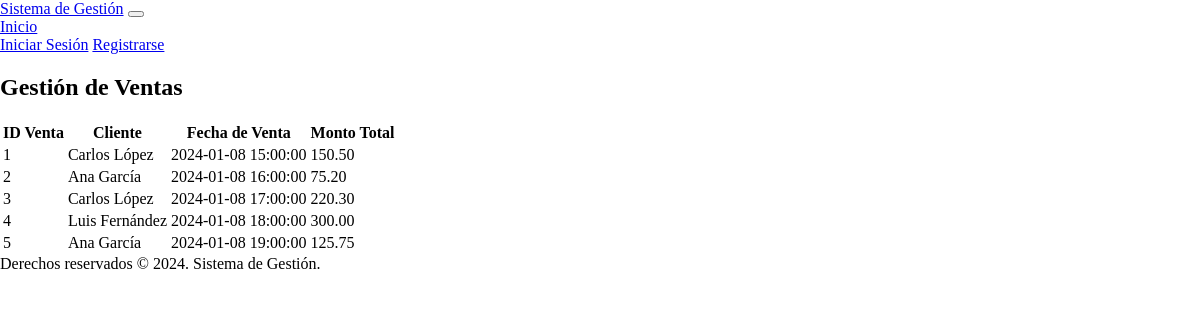
The page /gestion_ventas.php on the database its author committed.
### tables this page shows
CREATE TABLE Ventas (
    id_venta INT AUTO_INCREMENT PRIMARY KEY,
    id_cliente INT,
    fecha_venta DATETIME,
    monto_total DECIMAL(10, 2),
    FOREIGN KEY (id_cliente) REFERENCES Usuarios(id_usuario)
);

CREATE TABLE Usuarios (
    id_usuario INT AUTO_INCREMENT PRIMARY KEY,
    nombre VARCHAR(100),
    correo_electronico VARCHAR(100) UNIQUE,
    contrasena VARCHAR(255),
    rol ENUM('Administrador', 'Usuario', 'Empleado'),
    estado ENUM('Activo', 'Inactivo'),
    fecha_creacion DATETIME
);

### gestion_ventas.php (the view, shortened to what this page needs)
<?php
include('header.php');
require_once 'config.php';
$user_role = $_SESSION['user_role'] ?? null;
$can_view_details = ($user_role == 'Empleado' || $user_role == 'Administrador');
$sql = "SELECT V.id_venta, U.nombre AS cliente, V.fecha_venta, V.monto_total FROM Ventas V JOIN Usuarios U ON V.id_cliente = U.id_usuario";
$result = $conn->query($sql);
?>
<div class="container mt-5">
    <h2>Gestión de Ventas</h2>
    <table class="table table-bordered">
        <thead>
            <tr>
                <th>ID Venta</th>
                <th>Cliente</th>
                <th>Fecha de Venta</th>
                <th>Monto Total</th>
            </tr>
        </thead>
        <tbody>
            <?php if ($result->num_rows > 0): ?>
                <?php while($row = $result->fetch_assoc()): ?>
                    <tr>
                        <td><?php echo $row['id_venta']; ?></td>
                        <td><?php echo $row['cliente']; ?></td>
                        <td><?php echo $row['fecha_venta']; ?></td>
                        <td><?php echo $row['monto_total']; ?></td>
                    </tr>
                <?php endwhile; ?>
            <?php else: ?>
                <tr>
                    <td colspan="<?php echo $can_view_details ? 5 : 4; ?>" class="text-center">No se encontraron ventas registradas.</td>
                </tr>
            <?php endif; ?>
        </tbody>
    </table>
</div>
<?php
include('footer.php');
?>

### index.css (style rules this page uses)
html, body { height: 100%; margin: 0; display: flex; flex-direction: column; }

### rows shown on the page
ventas: id_venta "1", id_cliente.nombre "Carlos López", fecha_venta "2024-01-08 15:00:00", monto_total "150.50"
ventas: id_venta "2", id_cliente.nombre "Ana García", fecha_venta "2024-01-08 16:00:00", monto_total "75.20"
ventas: id_venta "3", id_cliente.nombre "Carlos López", fecha_venta "2024-01-08 17:00:00", monto_total "220.30"
ventas: id_venta "4", id_cliente.nombre "Luis Fernández", fecha_venta "2024-01-08 18:00:00", monto_total "300.00"
ventas: id_venta "5", id_cliente.nombre "Ana García", fecha_venta "2024-01-08 19:00:00", monto_total "125.75"
